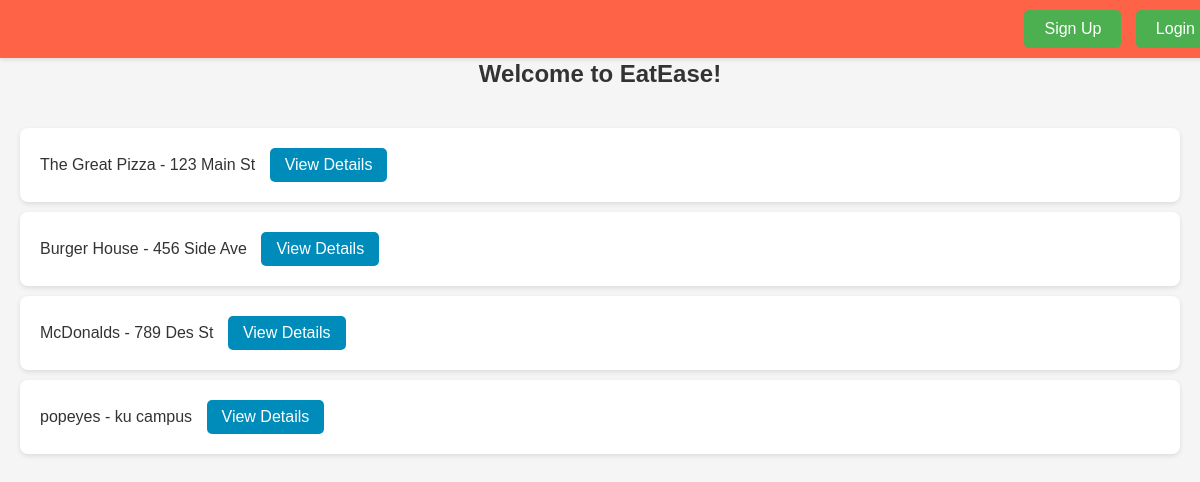
Before: / with the older database file.
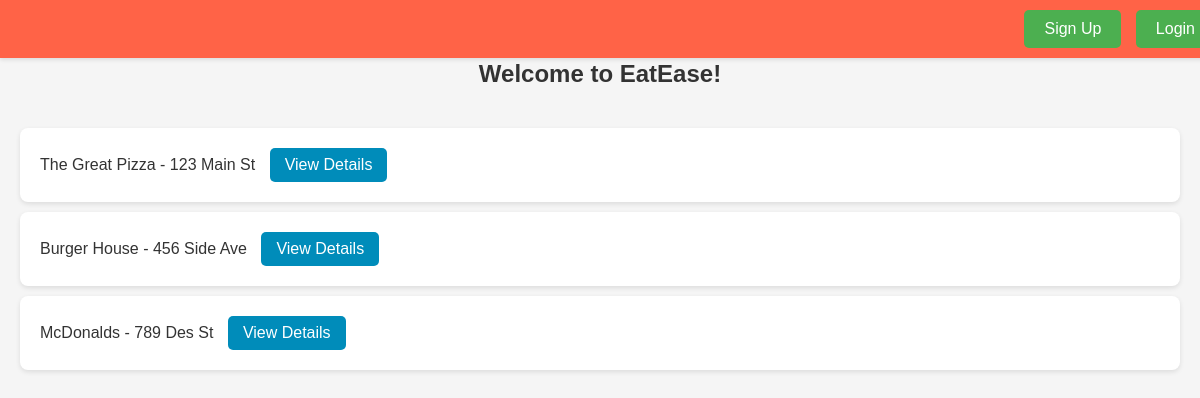
After: the same page with the newer database file.
### tables this page shows
CREATE TABLE restaurants (
    rest_id INTEGER PRIMARY KEY AUTOINCREMENT,
    name TEXT NOT NULL,
    location TEXT NOT NULL,
    owner INTEGER
);

### app.py (the view)
@app.route('/')
def home():
    conn = get_db_connection()
    cur = conn.cursor()
    cur.execute('SELECT rest_id, name, location FROM restaurants')
    restaurants = cur.fetchall()
    conn.close()
    return render_template('land.html',restaurants=[dict(row) for row in restaurants])

### app.py (called while the page is built)
def get_db_connection():
    conn = sqlite3.connect('eatease.db')
    conn.row_factory = sqlite3.Row
    return conn

@app.before_request
def handle_session_clearing():
    global session_cleared
    if not session_cleared:
        session.clear()
        session_cleared = True

### templates/land.html (shortened to what this page needs)
<!DOCTYPE html>
<html lang="en">
<head>
</head>
<body>
    <div class="header">
        {% if session.get('logged_in') %}
            <p>Welcome, {{ session.get('username') }}!</p>
            <a href="/logout"><button class="signup-login_btn">Logout</button></a>
        {% else %}
            <a href="/signup"><button class="signup-login_btn">Sign Up</button></a>
            <a href="/login"><button class="signup-login_btn">Login</button></a>
        {% endif %}
    </div>
    <div id="main">
    <h1>Welcome to EatEase!
    </h1>
    <ul>
        {% for restaurant in restaurants %}
        <li>
            {{ restaurant.name }} - {{ restaurant.location }}
            {% if session.get('logged_in') %}
                {% if session.get('user_role') == 1 %}
                    <a href="/customer_menu/{{ restaurant.rest_id }}" class="btn">Order</a>
                    <a href="/view_reviews/{{ restaurant.rest_id }}" class="btn">Reviews</a>
                {% elif session.get('user_role') == 2 %}
                    <a href="/manage/{{ restaurant.rest_id }}" class="btn">Manage Menu</a>
                {% endif %}
            {% else %}
                <a href="/restaurant/{{ restaurant.rest_id }}" class="btn">View Details</a>
            {% endif %}
        </li>
        {% endfor %}
    </ul>
    </div>
</body>
</html>

### templates/land.html (style rules this page uses)
body, h1, ul, li { margin: 0; padding: 0; }
body { font-family: 'Arial', sans-serif; background-color: #f5f5f5; padding-top: 60px; color: #333; }
.header { background-color: #ff6347; padding: 10px 20px; text-align: right; position: fixed; width: 100%; top: 0; left: 0; box-shadow: 0 2px 4px rgba(0,0,0,0.1); }
.signup-login_btn { font-size: 16px; padding: 10px 20px; margin: 0 5px; background-color: #4CAF50; color: white; border: none; border-radius: 5px; cursor: pointer; }
h1 { text-align: center; color: #333; margin-bottom: 20px; font-size: 24px; }
ul { list-style-type: none; padding: 20px; }
li { background-color: white; margin-bottom: 10px; padding: 20px; border-radius: 8px; box-shadow: 0 2px 5px rgba(0,0,0,0.1); }
.btn { padding: 8px 15px; margin-left: 10px; background-color: #008cba; color: white; text-decoration: none; border-radius: 5px; display: inline-block; cursor: pointer; }

Changed rows visible on the page:
removed restaurants: name "popeyes", location "ku campus"
